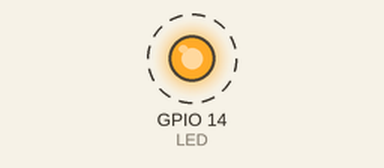
Recording of a program running on a simulated Raspberry Pi (BCM pin numbers). On the bench: output pins drawn as LEDs (lit = HIGH). Dashed ring = blinking.

Above: at 0.5 s.
Timing chart, 0 to 4.6 s (numbered marks = the images above):
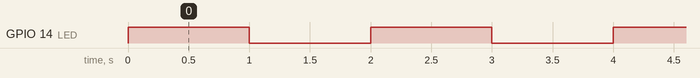

Measured:
- by itself, GPIO 14 (LED): alternates HIGH for 1.0 s and LOW for 1.0 s

The program:

blink.py
```python
import RPi.GPIO as GPIO
from time import sleep

LED = 14

GPIO.setmode(GPIO.BCM)
GPIO.setwarnings(False)

GPIO.setup(LED, GPIO.OUT)

while True:
    GPIO.output(LED, GPIO.HIGH)
    sleep(1)
    GPIO.output(LED, GPIO.LOW)
    sleep(1)
```
